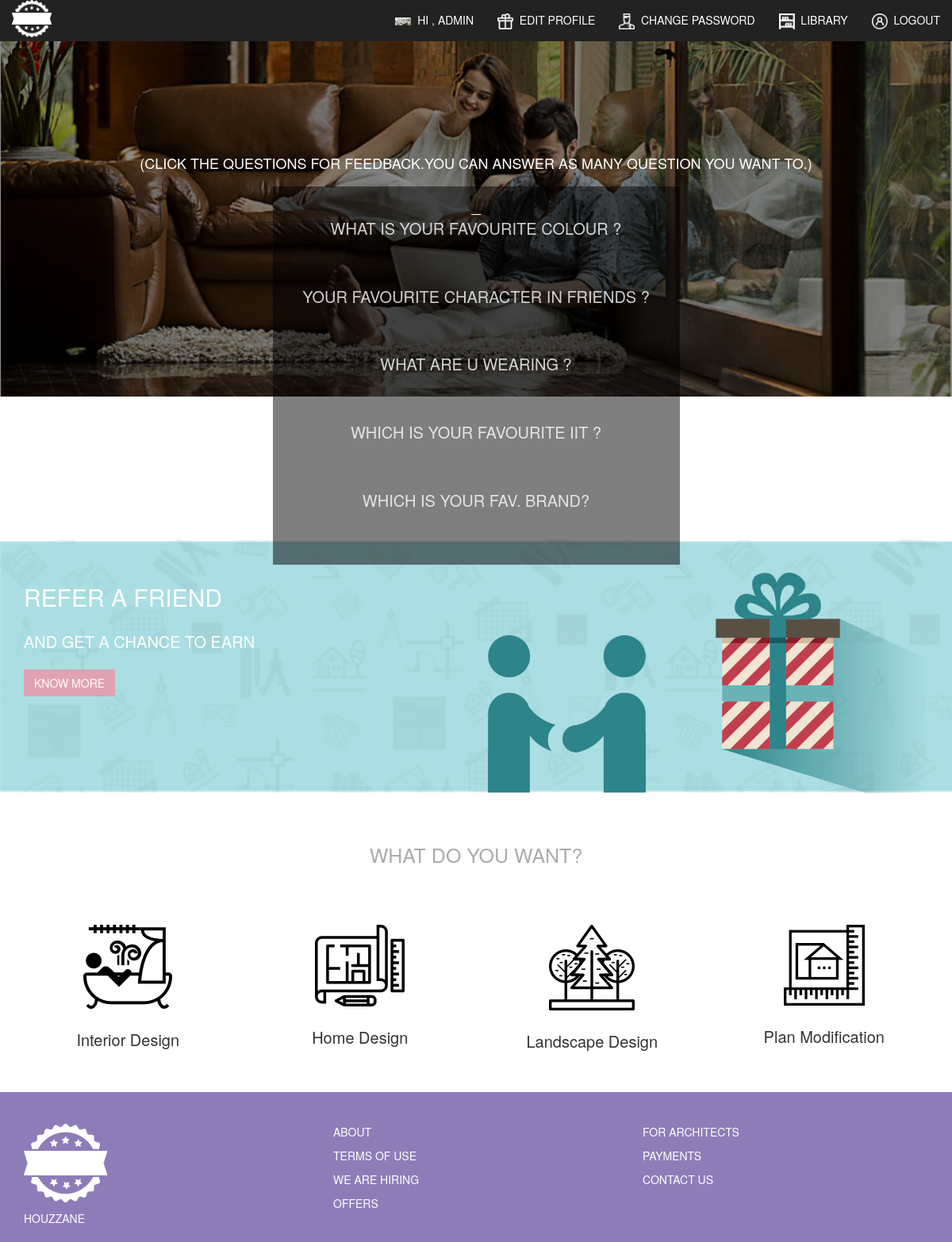
The page /feedback (signed in) on the database its author committed.
### polls/models.py (models this page shows, shortened)
class Question(models.Model):
	question_text = models.CharField(max_length = 200)
	pub_date = models.DateTimeField('date published')

### polls/views.py (the view)
# urls.py: url(r'^feedback',login_required(views.IndexView2.as_view()) , name = 'index2'),
class IndexView2(generic.ListView):
 template_name = 'polls/index2.html'
 context_object_name = 'latest_question_list'
 def get_queryset(self):
  return Question.objects.filter(
   pub_date__lte = timezone.now()
   ).order_by('pub_date')[:6]

### polls/templates/polls/index2.html (shortened to what this page needs)
<!DOCTYPE html>
{% load static from staticfiles %}
 <link href="{% static 'polls/css/bootstrap.css' %}" rel="stylesheet">
 <link rel="stylesheet" type="text/css" href="{% static 'polls/css/font-awesome.css' %}">
 <link rel="stylesheet" type="text/css" href="{% static 'polls/css/style.css' %}">
<body>
 <div class="container-fluid header white-text uppercase">
  <nav class="navbar navbar-inverse navbar-fixed-top ransparent-background" role="navigation">
   <div class="container-fluid">
    <div class="navbar-header">
     <a class="navbar-brand" href="{% url 'polls:index' %}"><img src="{% static 'polls/images/logo.png' %}" style="width:50px"></a>
    </div>
    <div class="collapse navbar-collapse" id="bs-example-navbar-collapse-1">
     <ul class="nav navbar-nav navbar-right">
      <li><a href="{% url 'polls:index2' %}"><img src='{% static 'polls/images/work.png' %}'>&nbsp;&nbsp;Hi , {{ user.get_username }}</a></li>
      <li><a href="{% url 'polls:profilepage' %}"><img src='{% static 'polls/images/nav1.png' %}'>&nbsp;&nbsp;Edit Profile</a></li>
      <li><a href="{% url 'polls:changepwdpage' %}"><img src='{% static 'polls/images/nav2.png' %}'>&nbsp;&nbsp;Change Password</a></li>
      <li><a href="{% url 'polls:library' %}"><img src='{% static 'polls/images/nav3.png' %}'>&nbsp;&nbsp;Library</a></li>
      <li><a href="{% url 'polls:logout' %}"><img src='{% static 'polls/images/nav4.png' %}'>&nbsp;&nbsp;Logout</a></li>
     </ul>
    </div>
   </div>
  </nav>
  <div class="container center-align uppercase white-text" style="margin-top:15%">
   <div class="row">
    <div class="col-md-12" style="font-size:50px;font-weight:700">
      <marquee>
        <h4>(Click the questions for Feedback.You can answer as many question you want to.)</h4>
      </marquee>
    </div>
   </div>
   <div class="row">
    <div class="col-md-12" style="font-size:20px">
     <div class="box_question">
      {% if latest_question_list %}
        <ul>_
         {% for question in latest_question_list %}
           <li>
            <a href = "{% url 'polls:detail' question.id %}">{{ question.question_text }}</a>
           </li>
           <br><br>
         {% endfor %}
        </ul>
      {% else %}
        <p>No polls are available.</p>
      {% endif %}
     </div>
    </div>
   </div>
  </div>
 </div>
<div class="container-fluid margin-bottom-50 refer" style="margin-top:15%">
  <div class="container white-text">
   <div class="row">
    <div class="col-md-6">
     <div class="row" style="margin-bottom:20px">
      <div class="col-md-12 uppercase"  style="font-size:30px">
       refer a friend
      </div>
     </div>
     <div class="row" style="margin-bottom:20px">
      <div class="col-md-12 uppercase"  style="font-size:20px">
       and get a chance to earn
      </div>
     </div>
     <div class="row" style="margin-bottom:20px">
      <div class="col-md-12 uppercase">
       <button type="button" class="btn link-btn" style="background-color:#E0A2B3">Know More</button>
      </div>
     </div>
    </div>
    <div class="col-md-6">
     <img src="{% static 'polls/images/refer.png' %}" width="100%">
    </div>
   </div>
  </div>
 </div>
 <div class="container margin-bottom-50">
  <div class="row">
   <div class="col-md-12 center-align uppercase margin-bottom-50" style="color:#ADABAC;font-size:25px;">
    What Do you want?
   </div>
  </div>
  <div class="row">
   <div class="col-md-3 center-align whatuwant">
    <div class="row">
     <div class="col-md-12">
      <img src="{% static 'polls/images/interior.png' %}">
     </div>
    </div>
    <div class="row">
     <div class="col-md-12" style="margin-top: 15px;font-size: 20px;">
      Interior Design
     </div>
    </div>
   </div>
   <div class="col-md-3 center-align whatuwant">
    <div class="row">
     <div class="col-md-12">
      <img src="{% static 'polls/images/home.png' %}">
     </div>
    </div>
    <div class="row">
     <div class="col-md-12" style="margin-top: 15px;font-size: 20px;">
      Home Design
     </div>
    </div>
   </div>
   <div class="col-md-3 center-align whatuwant">
    <div class="row">
     <div class="col-md-12">
      <img src="{% static 'polls/images/landscape.png' %}">
     </div>
    </div>
    <div class="row">
     <div class="col-md-12" style="margin-top: 15px;font-size: 20px;">
      Landscape Design
     </div>
    </div>
   </div>
   <div class="col-md-3 center-align whatuwant">
    <div class="row">
     <div class="col-md-12">
      <img src="{% static 'polls/images/plan.png' %}">
     </div>
    </div>
    <div class="row">
     <div class="col-md-12" style=" margin-top: 15px;font-size: 20px;">
      Plan Modification
     </div>
    </div>
   </div>
  </div>
 </div>
 <footer style="padding-top: 20px;background-color: #8E7CB9;padding-bottom: 20px;">
  <div class="container uppercase white-text">
   <div class="row">
    <div class="col-md-4">
     <div class="row">
      <div class="col-md-12">
       <img src="{% static 'polls/images/logo.png' %}">
      </div>
     </div>
     <div class="row">
      <div class="col-md-12">
       Houzzane
      </div>
     </div>
    </div>
    <div class="col-md-4">
     <div class="row">
      <div class="col-md-12">
       about
      </div>
     </div>
     <div class="row">
      <div class="col-md-12">
       terms of use
      </div>
     </div>
     <div class="row">
      <div class="col-md-12">
       we are hiring
      </div>
     </div>
     <div class="row">
      <div class="col-md-12">
       offers
      </div>
     </div>
    </div>
    <div class="col-md-4">
     <div class="row">
      <div class="col-md-12">
       for architects
      </div>
     </div>
     <div class="row">
      <div class="col-md-12">
       payments
      </div>
     </div>
     <div class="row">
      <div class="col-md-12">
       contact us
      </div>
     </div>
    </div>
   </div>
  </div>
 </footer>

### polls/static/polls/css/style.css (style rules this page uses)
* { -webkit-tap-highlight-color: transparent; -webkit-font-smoothing: antialiased; }
.uppercase { text-transform: uppercase; }
.center-align { text-align: center; }
.header { height: 500px; background-size: cover; background-repeat: no-repeat; background-image: url('../images/head.png'); margin-bottom: 30px }
.refer { padding-top: 25px; background-size: cover; background-repeat: no-repeat; background-image: url('../images/referback.png'); }
.white-text { color: white; }
.margin-bottom-50 { margin-bottom: 50px }
.link-btn { color: white; text-transform: uppercase; border-radius: 0; }
.header img { width:20px; }
.navbar-inverse { border:none; }
.navbar-brand { padding: 0px 15px; }
.row { margin-top: 10px; }
.box_question { width:45%; margin: auto; }
.box_question ul { list-style-type: none; font-size:20px; padding:10px; border:0px solid black; text-align:center; background: rgba(0,0,0,0.5); border-radius: 0px; }
.box_question ul li a , .box_question ol li a { text-decoration : none; color: #fff; padding:5px; border-radius: 10px; opacity: 0.8; }

### polls/templates/polls/index2.html (style rules this page uses)
.navbar-inverse .navbar-nav>li>a { color: white }

### rows shown on the page
Question: question_text "WHAT IS YOUR FAVOURITE COLOUR ?"
Question: question_text "YOUR FAVOURITE CHARACTER IN FRIENDS ?"
Question: question_text "WHAT ARE U WEARING ?"
Question: question_text "WHICH IS YOUR FAVOURITE IIT ?"
Question: question_text "WHICH IS YOUR FAV. BRAND?"

### other values the page prints
{{ user.get_username }} "ADMIN"
